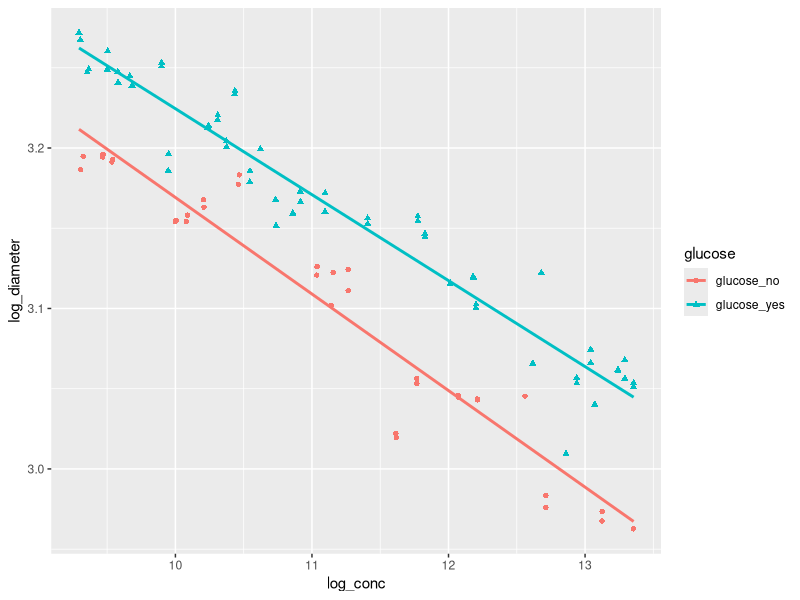
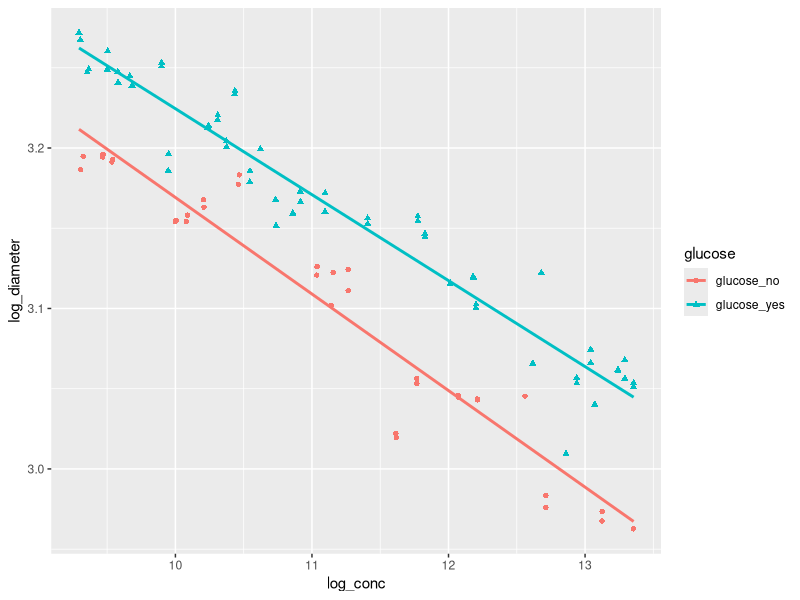

Here is the R script that generated these plots, in order:

#install.packages("tidyverse")
#install.packages("dplyr")
#install.packages("ggplot2")

#load dplyr package
library("dplyr")

#load the ggplot2 package
library(ggplot2)

#load the tidyverse packa
library("tidyverse")
library("readr")

#load the script the tsv file : Step 1
mydata <- read_tsv("tetrahymena.tsv")
View(mydata)

#removing the rows which has diameter <= 19.2 : Step 2
mydata <- mydata[!mydata$diameter <= 19.2,]

#computing mean for culture grouping : step 3 
test1 <- mydata[,2:4] %>% group_by(culture) %>% summarise_all(funs(mean(., na.rm=TRUE)))

#computing mean for glucose grouping : Step 3
test2 <- mydata %>% group_by(glucose) %>% summarise_all(funs(mean(., na.rm=TRUE)))

#adding new column for log_concentration  : Step 4
mydata$log_conc <- log(mydata$conc)

#adding new column for log_diameter : Step 4
mydata$log_diameter <- log(mydata$diameter)

#doing scatter plot  : Step 5 and Step 6
ggplot(mydata, aes(x=log_conc, y=log_diameter,shape=glucose,color=glucose)) + geom_point() + geom_smooth(method=lm, se=FALSE, fullrange=TRUE)

#save the plot into PDF
ggsave("tetrahymena_part_A_From_R_me1528.pdf")
